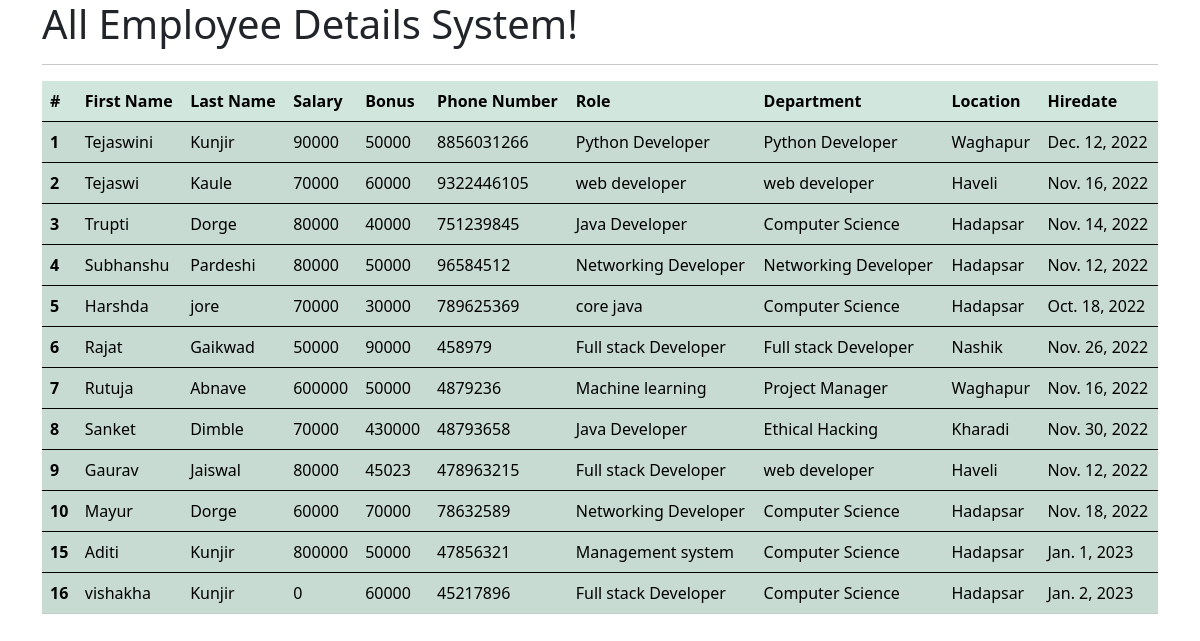
The app's page /all_emp with its own data.
### emp_app/models.py (models this page shows, shortened)
class Employee(models.Model):
    first_name = models.CharField(max_length=100, null=False)
    last_name = models.CharField(max_length=100)

class Role(models.Model):
    name = models.CharField(max_length=100, null=False)

class Department(models.Model):
    name = models.CharField(max_length=100, null=False)
    location = models.CharField(max_length=100)

### emp_app/views.py (the view)
# urls.py: path('all_emp', views.all_emp, name = 'all_emp'),
def all_emp(request):
    emps = Employee.objects.all()
    context = {
        'emps': emps
    }
    print(context)
    return render(request, 'view_all_emp.html', context)

### emp_app/models.py (called while the page is built)
    def __str__(self):
        return "%s %s %s" %(self.first_name, self.last_name,self.phone)

### emp_app/templates/view_all_emp.html (shortened to what this page needs)
<!DOCTYPE html>
<html lang="en">
<head>
    <link href="https://cdn.jsdelivr.net/npm/bootstrap@5.0.2/dist/css/bootstrap.min.css" rel="stylesheet">
</head>
<body>
    <div class="container">
        <h1>All Employee Details System!</h1>
        <hr>
        <table class="table table-success table-striped">
            <thead>
              <tr>
                <th scope="col">#</th>
                <th scope="col">First Name</th>
                <th scope="col">Last Name</th>
                <th scope="col">Salary</th>
                <th scope="col">Bonus</th>
                <th scope="col">Phone Number</th>
                <th scope="col">Role</th>
                <th scope="col">Department</th>
                <th scope="col">Location</th>
                <th scope="col">Hiredate</th>
              </tr>
            </thead>
                    {% for emp in emps %}
            <tbody>
              <tr>
                <th scope="row">{{emp.id}}</th>
                <td>{{emp.first_name}}</td>
                <td>{{emp.last_name}}</td>
                <td>{{emp.salary}}</td>
                <td>{{emp.bonus}}</td>
                <td>{{emp.phone}}</td>
                <td>{{emp.role.name}}</td>
                <td>{{emp.dept.name}}</td>
                <td>{{emp.dept.location}}</td>
                <td>{{emp.hire_date}}</td>
              </tr>
            </tbody>
                    {% endfor %}
          </table>
      </div>
  </body>
</html>

### records on screen
Employee: id "1", first_name "Tejaswini", last_name "Kunjir", salary "90000", bonus "50000", phone "8856031266", role.name "Python Developer", dept.name "Python Developer", dept.location "Waghapur", hire_date "Dec. 12, 2022"
Employee: id "2", first_name "Tejaswi", last_name "Kaule", salary "70000", bonus "60000", phone "9322446105", role.name "web developer", dept.name "web developer", dept.location "Haveli", hire_date "Nov. 16, 2022"
Employee: id "3", first_name "Trupti", last_name "Dorge", salary "80000", bonus "40000", phone "751239845", role.name "Java Developer", dept.name "Computer Science", dept.location "Hadapsar", hire_date "Nov. 14, 2022"
Employee: id "4", first_name "Subhanshu", last_name "Pardeshi", salary "80000", bonus "50000", phone "96584512", role.name "Networking Developer", dept.name "Networking Developer", dept.location "Hadapsar", hire_date "Nov. 12, 2022"
Employee: id "5", first_name "Harshda", last_name "jore", salary "70000", bonus "30000", phone "789625369", role.name "core java", dept.name "Computer Science", dept.location "Hadapsar", hire_date "Oct. 18, 2022"
Employee: id "6", first_name "Rajat", last_name "Gaikwad", salary "50000", bonus "90000", phone "458979", role.name "Full stack Developer", dept.name "Full stack Developer", dept.location "Nashik", hire_date "Nov. 26, 2022"
Employee: id "7", first_name "Rutuja", last_name "Abnave", salary "600000", bonus "50000", phone "4879236", role.name "Machine learning", dept.name "Project Manager", dept.location "Waghapur", hire_date "Nov. 16, 2022"
Employee: id "8", first_name "Sanket", last_name "Dimble", salary "70000", bonus "430000", phone "48793658", role.name "Java Developer", dept.name "Ethical Hacking", dept.location "Kharadi", hire_date "Nov. 30, 2022"
Employee: id "9", first_name "Gaurav", last_name "Jaiswal", salary "80000", bonus "45023", phone "478963215", role.name "Full stack Developer", dept.name "web developer", dept.location "Haveli", hire_date "Nov. 12, 2022"
Employee: id "10", first_name "Mayur", last_name "Dorge", salary "60000", bonus "70000", phone "78632589", role.name "Networking Developer", dept.name "Computer Science", dept.location "Hadapsar", hire_date "Nov. 18, 2022"
Employee: id "15", first_name "Aditi", last_name "Kunjir", salary "800000", bonus "50000", phone "47856321", role.name "Management system", dept.name "Computer Science", dept.location "Hadapsar", hire_date "Jan. 1, 2023"
Employee: id "16", first_name "vishakha", last_name "Kunjir", salary "0", bonus "60000", phone "45217896", role.name "Full stack Developer", dept.name "Computer Science", dept.location "Hadapsar", hire_date "Jan. 2, 2023"
